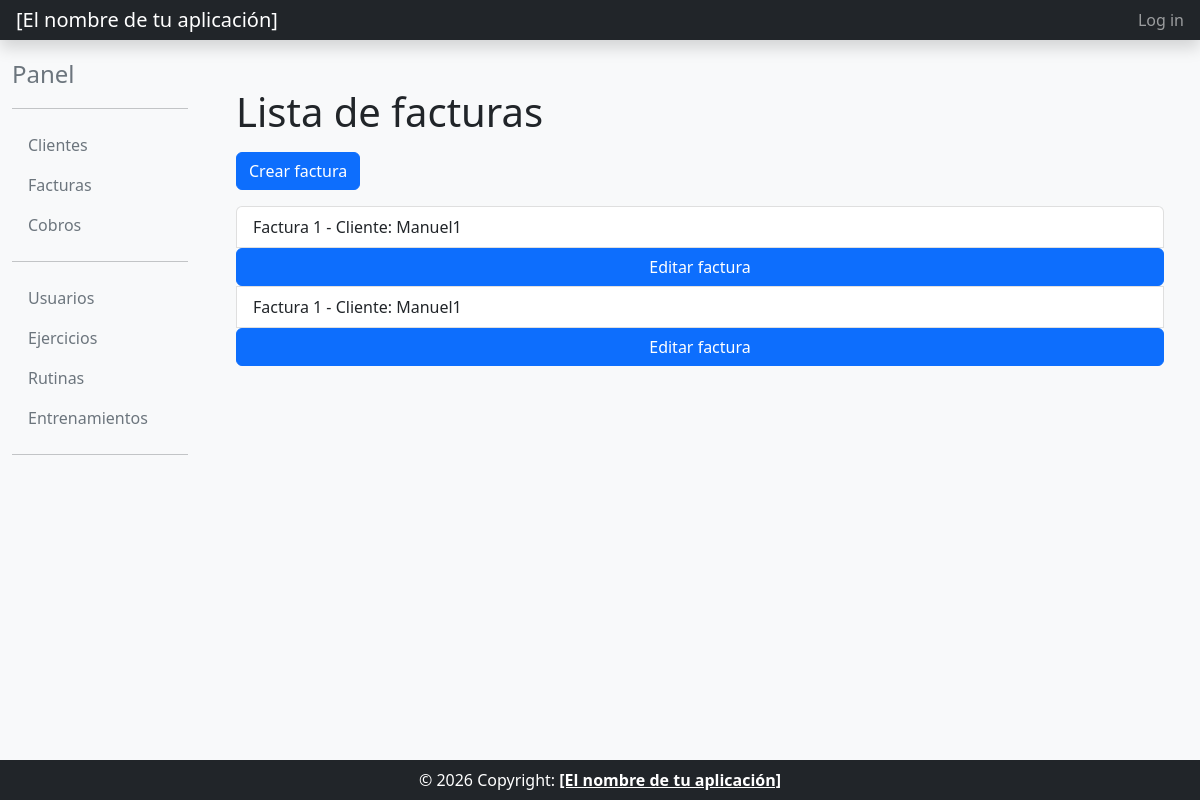
The page /factura_list/ on the database as committed earlier.
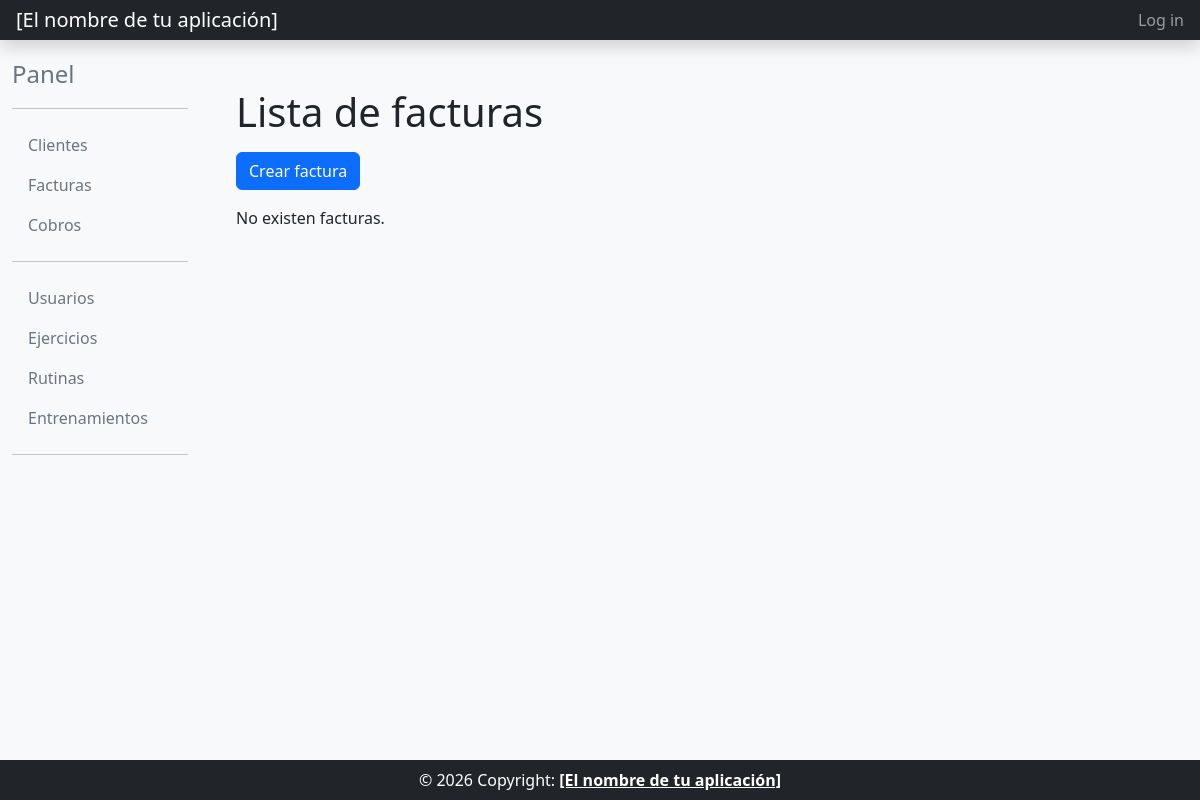
The same page on the database as committed later.
### billing/models.py (models this page shows, shortened)
class Factura(models.Model):
    cliente = models.ForeignKey(Cliente, on_delete=models.PROTECT)
    numero = models.CharField(max_length=20, verbose_name="N.º factura")
    concepto = models.TextField()
    fecha = models.DateField(default=timezone.now)
    total = models.DecimalField(max_digits=10, decimal_places=2, default=0)
    class Meta:
        verbose_name = "factura"
        verbose_name_plural = "facturas"
        ordering = ["-fecha", "numero"]
    def __str__(self):
        return f"Factura {self.numero} - Cliente: {self.cliente.nombre}"

class Cliente(models.Model):
    nombre = models.CharField(max_length=256)
    apellidos = models.CharField(max_length=512)
    nif = models.CharField(max_length=20, unique=True)
    email = models.EmailField(unique=True)
    class Meta:
        verbose_name = "cliente"
        verbose_name_plural = "clientes"
        ordering = ["apellidos", "nombre"]

### billing/views.py (the view)
# urls.py: path("factura_list/", views.FacturaListView.as_view(), name="factura_list"),
class FacturaListView(OrderingListViewMixin, ListView):
    model = Factura
    template_name = 'factura_list.html'
    paginate_by = 10

### common/mixins.py (called while the page is built)
    def get_queryset(self):
        queryset = super().get_queryset()
        ordering = self.request.GET.get('ordering')
        if ordering == 'asc':
            return queryset.order_by('pk')
        if ordering == 'desc':
            return queryset.order_by('-pk')
        return queryset

    def get_context_data(self, **kwargs):
        context = super().get_context_data(**kwargs)
        ordering = self.request.GET.get('ordering')
        context['ordering'] = ordering if ordering in ('asc', 'desc') else None
        return context

### billing/templates/factura_list.html (shortened to what this page needs)
{% extends "base_intranet.html" %}
{% block main_content %}
<div class="container">
    <h1>Lista de facturas</h1>
    <a href="{% url 'factura_create' %}" class="btn btn-primary mt-2">Crear factura</a>
    <ul class="list-group mt-3 ">
    {% for factura in object_list %}
        <a href="{% url 'factura_detail' factura.id %}" class="list-group-item list-group-item-action">{{ factura }}</a>
        <a href="{% url 'factura_update' pk=factura.id %}" class="btn btn-primary">Editar factura</a>
    {% empty %}
        <p>No existen facturas.</p>
    {% endfor %}
    </ul>
</div>
{% endblock main_content %}

Rows that differ between the two databases and show on the page:
removed Factura: numero+cliente "Factura 1 - Cliente: Manuel1"
removed Factura: numero+cliente "Factura 1 - Cliente: Manuel1"
Other text that changed with them:
text now shown: "No existen facturas."
